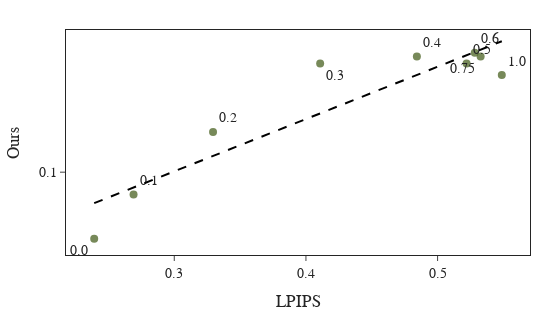
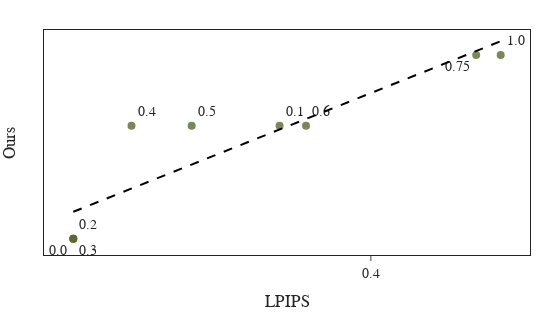
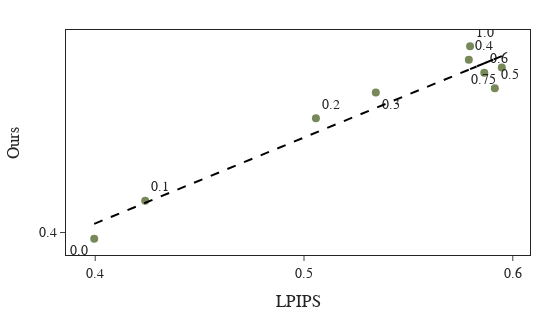
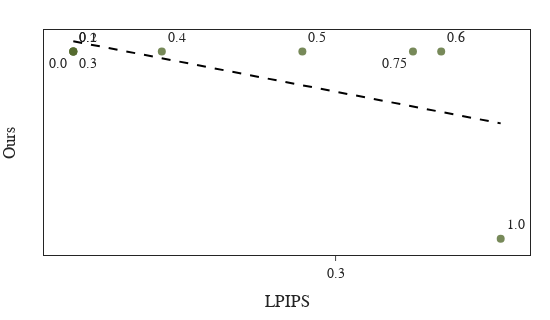

The notebook cell these images were saved under, in order:
### Code cell
from sklearn.linear_model import LinearRegression

models = randomness_levels


for gt_ind, gt in enumerate(gts):
    v_ = int(gt.split('-')[1])
    s_ = int(gt.split('-')[3])

    fig = go.Figure()
    
    fig.update_layout(
        template="simple_white",
        xaxis=dict(title_text="LPIPS", tickmode='linear'),
        yaxis=dict(title_text="Ours",  tickmode='linear'),
        title=dict(
            text="",
            font=dict(size=32, color="black"),
            x=0.5,
            y=0.995
    
        )
    )
    v_s = f'video-{v_}-segment-{s_}'
    X = all_vid_p_sim_score_df[v_s]
    Y = all_vid_temp_score_df[v_s]
    
    fig.add_trace(
        go.Scatter(
            x=X, 
            y=Y,
            text=models,
            mode="markers+text",
            textposition=['bottom left', 'top right', 'top right',
                          'bottom right', 'top right', 'top right',
                          'top right', 'bottom left', 'top right',
                          'middle left', 'top right', 'top right',
                          'top right'],
            marker=dict(color='darkolivegreen'),
            showlegend=False
        )
    )
    model = LinearRegression().fit(np.array(X).reshape(-1,1),Y)
    slope, intercept, r, p, stderr = scipy.stats.linregress(X, Y)
    y_hat = model.predict(np.array(X).reshape(-1,1))
    fig.add_trace(go.Scatter(x=X, y=y_hat, mode='lines',showlegend=False, line_color='Black', line={'dash': 'dash'}))
    
    print(f'{gt} >> r={r}, p-value={p}')
    
    fig.update_traces(
        marker=dict(
            size=8,
            opacity=0.8)
    )
    
    fig.update_layout(legend=dict(
            orientation="h",
            yanchor="bottom",
            y=1.0,
            xanchor="right",
            x=0.86,
            bgcolor='rgba(0,0,0,0)',
            title=None,
            font=dict(
                size=19
            )
        ))
        
    fig.update_layout(
        margin=dict(l=20, r=20, t=30, b=20),
        font_family="Courier New",
        title_font_family="Times New Roman",
        font=dict(size=14),
        template='simple_white',
        width=550,
        height=320
    )
    fig.update_layout(
        xaxis = dict(
            tickmode = 'linear',
            tick0 = 0.0,
            dtick = 0.1,
            mirror=True,
            ticks='outside',
            showline=True,
        ),
        yaxis = dict(
            tickmode = 'linear',
            tick0 = 0.0,
            dtick = 0.1,
            mirror=True,
            ticks='outside',
            showline=True,
        )
    )

    # fig.update_xaxes(range=[0.0, 0.8])
    # fig.update_yaxes(range=[0.0, 0.8])
    
    
    fig.write_image(
        './corr_lpips_ours.pdf', 
        format='pdf'
    )
    
    
    fig.show()

### Figure 1 — Plotly figure (JSON) as saved in the notebook; plotly's stock layout.template omitted (floating-point values rounded to 4 significant figures)
{"data": [{"marker": {"color": "darkolivegreen", "opacity": 0.8, "size": 8}, "mode": "markers+text", "showlegend": false, "text": ["0.0", "0.1", "0.2", "0.3", "0.4", "0.5", "0.6", "0.75", "1.0"], "textposition": ["bottom left", "top right", "top right", "bottom right", "top right", "top right", "top right", "bottom left", "top right", "middle left", "top right", "top right", "top right"], "type": "scatter", "x": [0.2392, 0.2691, 0.3294, 0.4108, 0.4843, 0.522, 0.5282, 0.5327, 0.5488], "y": [0.07912, 0.09298, 0.1126, 0.1341, 0.1363, 0.1341, 0.1375, 0.1363, 0.1305]}, {"line": {"color": "Black", "dash": "dash"}, "marker": {"opacity": 0.8, "size": 8}, "mode": "lines", "showlegend": false, "type": "scatter", "x": [0.2392, 0.2691, 0.3294, 0.4108, 0.4843, 0.522, 0.5282, 0.5327, 0.5488], "y": [0.09029, 0.09519, 0.1051, 0.1184, 0.1305, 0.1367, 0.1377, 0.1384, 0.1411]}], "layout": {"font": {"family": "Courier New", "size": 14}, "height": 320, "legend": {"bgcolor": "rgba(0, 0, 0, 0)", "font": {"size": 19}, "orientation": "h", "title": {}, "x": 0.86, "xanchor": "right", "y": 1, "yanchor": "bottom"}, "margin": {"b": 20, "l": 20, "r": 20, "t": 30}, "title": {"font": {"color": "black", "family": "Times New Roman", "size": 32}, "text": "", "x": 0.5, "y": 0.995}, "width": 550, "xaxis": {"autorange": true, "dtick": 0.1, "mirror": true, "range": [0.2177, 0.5703], "showline": true, "tick0": 0, "tickmode": "linear", "ticks": "outside", "title": {"text": "LPIPS"}, "type": "linear"}, "yaxis": {"autorange": true, "dtick": 0.1, "mirror": true, "range": [0.07402, 0.1446], "showline": true, "tick0": 0, "tickmode": "linear", "ticks": "outside", "title": {"text": "Ours"}, "type": "linear"}}}

### Figure 2 — Plotly figure (JSON) as saved in the notebook; plotly's stock layout.template omitted (floating-point values rounded to 4 significant figures)
{"data": [{"marker": {"color": "darkolivegreen", "opacity": 0.8, "size": 8}, "mode": "markers+text", "showlegend": false, "text": ["0.0", "0.1", "0.2", "0.3", "0.4", "0.5", "0.6", "0.75", "1.0"], "textposition": ["bottom left", "top right", "top right", "bottom right", "top right", "top right", "top right", "bottom left", "top right", "middle left", "top right", "top right", "top right"], "type": "scatter", "x": [0.3281, 0.3779, 0.3281, 0.3281, 0.3422, 0.3567, 0.3843, 0.4254, 0.4314], "y": [0.3391, 0.3536, 0.3391, 0.3391, 0.3536, 0.3536, 0.3536, 0.3627, 0.3627]}, {"line": {"color": "Black", "dash": "dash"}, "marker": {"opacity": 0.8, "size": 8}, "mode": "lines", "showlegend": false, "type": "scatter", "x": [0.3281, 0.3779, 0.3281, 0.3281, 0.3422, 0.3567, 0.3843, 0.4254, 0.4314], "y": [0.3426, 0.3531, 0.3426, 0.3426, 0.3455, 0.3486, 0.3545, 0.3632, 0.3645]}], "layout": {"font": {"family": "Courier New", "size": 14}, "height": 320, "legend": {"bgcolor": "rgba(0, 0, 0, 0)", "font": {"size": 19}, "orientation": "h", "title": {}, "x": 0.86, "xanchor": "right", "y": 1, "yanchor": "bottom"}, "margin": {"b": 20, "l": 20, "r": 20, "t": 30}, "title": {"font": {"color": "black", "family": "Times New Roman", "size": 32}, "text": "", "x": 0.5, "y": 0.995}, "width": 550, "xaxis": {"autorange": true, "dtick": 0.1, "mirror": true, "range": [0.321, 0.4384], "showline": true, "tick0": 0, "tickmode": "linear", "ticks": "outside", "title": {"text": "LPIPS"}, "type": "linear"}, "yaxis": {"autorange": true, "dtick": 0.1, "mirror": true, "range": [0.337, 0.3659], "showline": true, "tick0": 0, "tickmode": "linear", "ticks": "outside", "title": {"text": "Ours"}, "type": "linear"}}}

### Figure 3 — Plotly figure (JSON) as saved in the notebook; plotly's stock layout.template omitted (floating-point values rounded to 4 significant figures)
{"data": [{"marker": {"color": "darkolivegreen", "opacity": 0.8, "size": 8}, "mode": "markers+text", "showlegend": false, "text": ["0.0", "0.1", "0.2", "0.3", "0.4", "0.5", "0.6", "0.75", "1.0"], "textposition": ["bottom left", "top right", "top right", "bottom right", "top right", "top right", "top right", "bottom left", "top right", "middle left", "top right", "top right", "top right"], "type": "scatter", "x": [0.3995, 0.4239, 0.5057, 0.5344, 0.5789, 0.5914, 0.5864, 0.5947, 0.5795], "y": [0.3971, 0.415, 0.4537, 0.4659, 0.4813, 0.4679, 0.4752, 0.4777, 0.4877]}, {"line": {"color": "Black", "dash": "dash"}, "marker": {"opacity": 0.8, "size": 8}, "mode": "lines", "showlegend": false, "type": "scatter", "x": [0.3995, 0.4239, 0.5057, 0.5344, 0.5789, 0.5914, 0.5864, 0.5947, 0.5795], "y": [0.4041, 0.414, 0.447, 0.4586, 0.4766, 0.4817, 0.4796, 0.483, 0.4769]}], "layout": {"font": {"family": "Courier New", "size": 14}, "height": 320, "legend": {"bgcolor": "rgba(0, 0, 0, 0)", "font": {"size": 19}, "orientation": "h", "title": {}, "x": 0.86, "xanchor": "right", "y": 1, "yanchor": "bottom"}, "margin": {"b": 20, "l": 20, "r": 20, "t": 30}, "title": {"font": {"color": "black", "family": "Times New Roman", "size": 32}, "text": "", "x": 0.5, "y": 0.995}, "width": 550, "xaxis": {"autorange": true, "dtick": 0.1, "mirror": true, "range": [0.386, 0.6083], "showline": true, "tick0": 0, "tickmode": "linear", "ticks": "outside", "title": {"text": "LPIPS"}, "type": "linear"}, "yaxis": {"autorange": true, "dtick": 0.1, "mirror": true, "range": [0.3894, 0.4953], "showline": true, "tick0": 0, "tickmode": "linear", "ticks": "outside", "title": {"text": "Ours"}, "type": "linear"}}}

### Figure 4 — Plotly figure (JSON) as saved in the notebook; plotly's stock layout.template omitted (floating-point values rounded to 4 significant figures)
{"data": [{"marker": {"color": "darkolivegreen", "opacity": 0.8, "size": 8}, "mode": "markers+text", "showlegend": false, "text": ["0.0", "0.1", "0.2", "0.3", "0.4", "0.5", "0.6", "0.75", "1.0"], "textposition": ["bottom left", "top right", "top right", "bottom right", "top right", "top right", "top right", "bottom left", "top right", "middle left", "top right", "top right", "top right"], "type": "scatter", "x": [0.2345, 0.2345, 0.2345, 0.2345, 0.2566, 0.2917, 0.3264, 0.3193, 0.3412], "y": [0.3398, 0.3398, 0.3398, 0.3398, 0.3398, 0.3398, 0.3398, 0.3398, 0.3039]}, {"line": {"color": "Black", "dash": "dash"}, "marker": {"opacity": 0.8, "size": 8}, "mode": "lines", "showlegend": false, "type": "scatter", "x": [0.2345, 0.2345, 0.2345, 0.2345, 0.2566, 0.2917, 0.3264, 0.3193, 0.3412], "y": [0.3417, 0.3417, 0.3417, 0.3417, 0.3385, 0.3333, 0.3282, 0.3292, 0.326]}], "layout": {"font": {"family": "Courier New", "size": 14}, "height": 320, "legend": {"bgcolor": "rgba(0, 0, 0, 0)", "font": {"size": 19}, "orientation": "h", "title": {}, "x": 0.86, "xanchor": "right", "y": 1, "yanchor": "bottom"}, "margin": {"b": 20, "l": 20, "r": 20, "t": 30}, "title": {"font": {"color": "black", "family": "Times New Roman", "size": 32}, "text": "", "x": 0.5, "y": 0.995}, "width": 550, "xaxis": {"autorange": true, "dtick": 0.1, "mirror": true, "range": [0.2272, 0.3486], "showline": true, "tick0": 0, "tickmode": "linear", "ticks": "outside", "title": {"text": "LPIPS"}, "type": "linear"}, "yaxis": {"autorange": true, "dtick": 0.1, "mirror": true, "range": [0.3008, 0.3439], "showline": true, "tick0": 0, "tickmode": "linear", "ticks": "outside", "title": {"text": "Ours"}, "type": "linear"}}}
